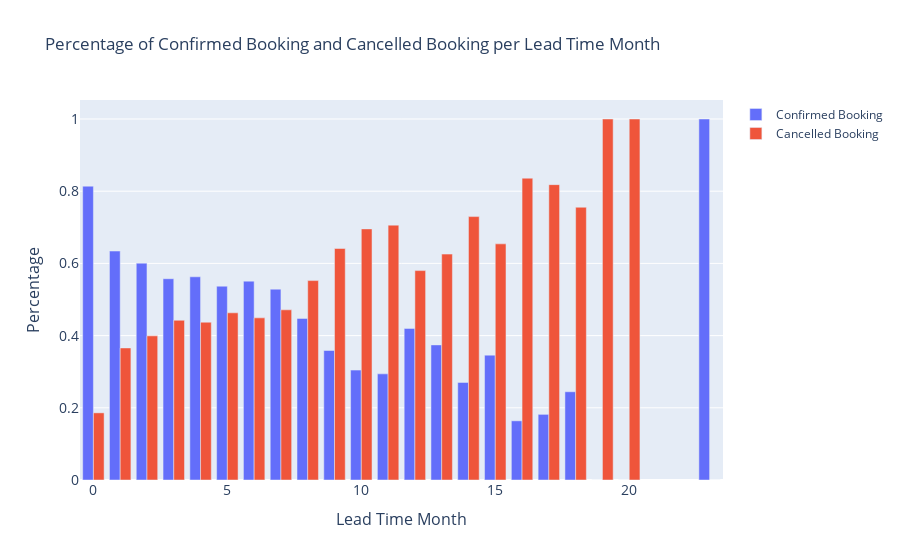

Write notebook code for a chart like this one.
### Markdown cell above
Below is the graph of Percentage of Confirmed Booking and Cancelled Booking per Lead Time Month. It is obvious that orders that have lead time more than 7 months are more likely to be canceled than to be confirmed. Generally, the longer the lead time, the higher the probabilities the orders to be cancelled compared to be confirmed.

### Code cell
import plotly.graph_objects as go
lead_time_months = df['lead_time'] // 30
lead_time_months.value_counts() / len(df)
df['lead_time_month'] = df['lead_time'] // 30

lead_time_canceled =  pd.crosstab(df['lead_time_month'], df['is_canceled'], normalize = 'index')
lead_time_canceled_deposit = pd.crosstab(df['lead_time_month'], df['deposit_type'], normalize = 'index')

fig = go.Figure(data=[
    go.Bar(name='Confirmed Booking', x=lead_time_canceled.index, y=lead_time_canceled[0]),
    go.Bar(name='Cancelled Booking', x=lead_time_canceled.index, y=lead_time_canceled[1])
])
# Change the bar mode
fig.update_layout(barmode='group', title = 'Percentage of Confirmed Booking and Cancelled Booking per Lead Time Month',
                 yaxis=dict(
                 title='Percentage',
                 titlefont_size=16,
                 tickfont_size=14,)
                ,xaxis=dict(
                 title='Lead Time Month',
                 titlefont_size=16,
                 tickfont_size=14,))
fig.show()

### Figure 1 — Plotly figure (JSON) as saved in the notebook; plotly's stock layout.template omitted (floating-point values rounded to 4 significant figures)
{"data": [{"name": "Confirmed Booking", "type": "bar", "x": [0, 1, 2, 3, 4, 5, 6, 7, 8, 9, 10, 11, 12, 13, 14, 15, 16, 17, 18, 19, 20, 23], "y": [0.814, 0.6342, 0.6007, 0.5576, 0.5629, 0.5369, 0.5509, 0.5287, 0.4476, 0.3587, 0.3044, 0.294, 0.4199, 0.3742, 0.2703, 0.3459, 0.1639, 0.1818, 0.2444, 0, 0, 1]}, {"name": "Cancelled Booking", "type": "bar", "x": [0, 1, 2, 3, 4, 5, 6, 7, 8, 9, 10, 11, 12, 13, 14, 15, 16, 17, 18, 19, 20, 23], "y": [0.186, 0.3658, 0.3993, 0.4424, 0.4371, 0.4631, 0.4491, 0.4713, 0.5524, 0.6413, 0.6956, 0.706, 0.5801, 0.6258, 0.7297, 0.6541, 0.8361, 0.8182, 0.7556, 1, 1, 0]}], "layout": {"barmode": "group", "title": {"text": "Percentage of Confirmed Booking and Cancelled Booking per Lead Time Month"}, "xaxis": {"tickfont": {"size": 14}, "title": {"font": {"size": 16}, "text": "Lead Time Month"}}, "yaxis": {"tickfont": {"size": 14}, "title": {"font": {"size": 16}, "text": "Percentage"}}}}
